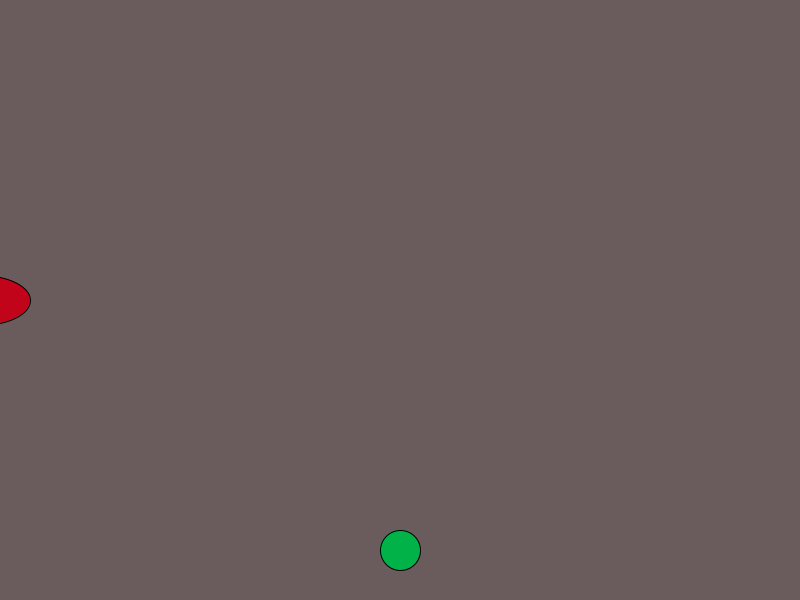
Frame 1 (no input)
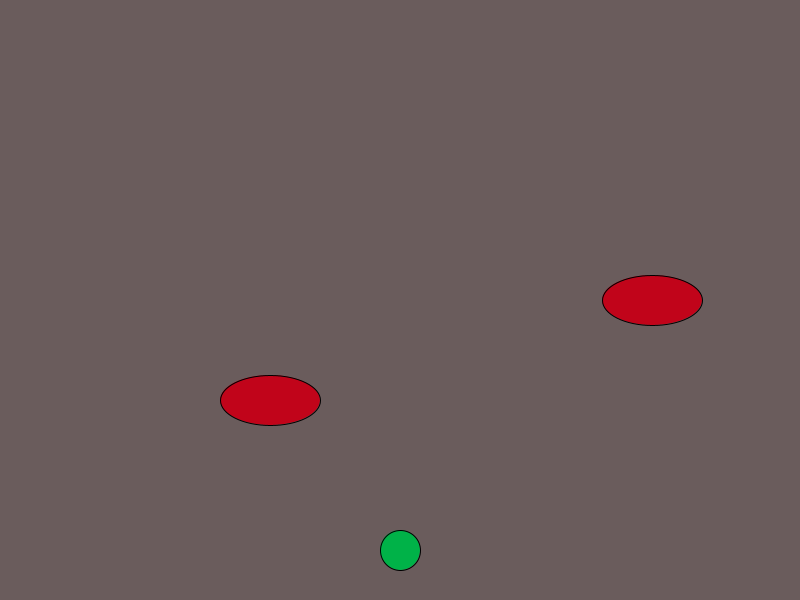
Frame 60 (the mouse pressed at the canvas centre just before this capture)
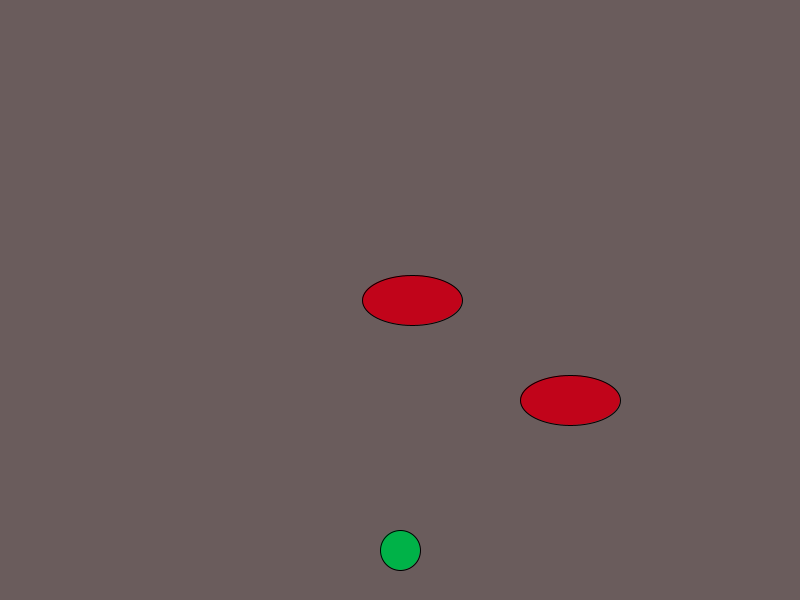
Frame 120 (the mouse held since frame 60 and released just before this capture)

The Processing sketch that drew these frames (run headless with seeded random() and noise(); from frame 60 on, the mouse is pressed at the canvas centre):

// Processing sketch: FOGGER
// ── FOGGER.pde
int frogX = 400;
int frogY = 550;
int RXcar = 850;
int RYcar = 400;
int LXcar = -20;
int LYcar = 300;
void draw(){
 background(#6A5C5C); 
 fill(#00B248);
 ellipse(frogX,frogY, 40,40);
 Car(RXcar, RYcar);
 Car(LXcar, LYcar);
 LXcar ++;
 println(frogX + " "+frogY + " " + RXcar + " " + RYcar);
 if(intersects(RXcar,RYcar)){
  frogX = 400;
  frogY = 550;
 }
 if(intersects(LXcar, LYcar)){
  frogX = 400;
  frogY = 550;
 }
 if(RXcar<=800){
    RXcar +=5;
 }
 else{
  RXcar = -20; 
 }
 if(LXcar>=-100){
    LXcar -=5;
 }
 else{
  LXcar = 800; 
 }
}

void setup(){
 size(800,600); 
}

void keyPressed(){
  if(key == CODED){
    if(keyCode == UP){
      frogY -= 50;
    }
    if(keyCode == DOWN){
     frogY += 50; 
    }
    if(keyCode == RIGHT){
     frogX += 50; 
    }
    if(keyCode == LEFT){
     frogX -= 50; 
    }
   }
  
if(frogY > 600){
  frogY = 580;
}
if(frogY < 0){
 frogY = 20; 
}
if(frogX > 800){
 frogX = 780;  
}
if(frogX < 0){
 frogX = 20; 
}
}
void Car(int x, int y){
 fill(#C1041A);
 ellipse(x, y, 100, 50);
 
}
boolean intersects(int Xcar, int Ycar) {
 if ((frogY >= Ycar && frogY <= Ycar+50) &&
                (frogX > Xcar && frogX < Xcar+100)) {
   return true;
  }
 else  {
  return false;
 }
}
